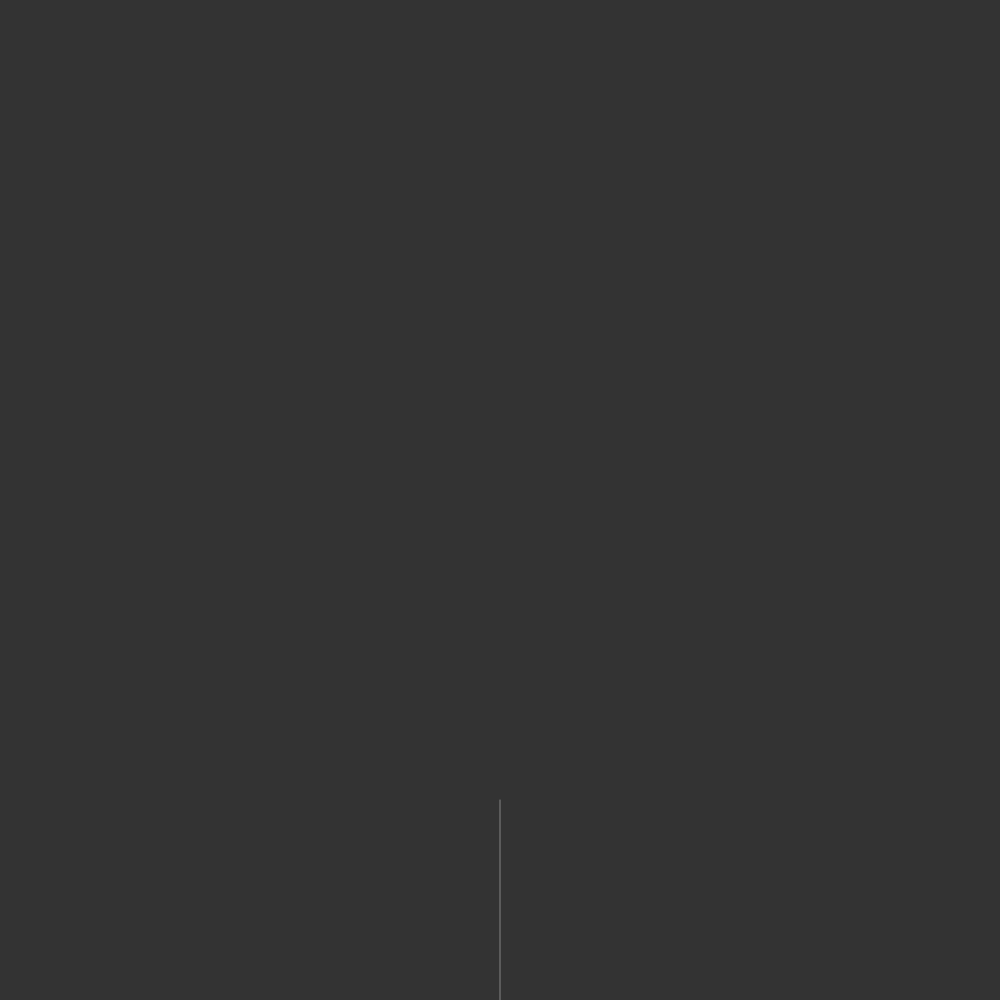
Frame 1 (no input)
Frame 60 (no input): identical to frame 1, image omitted
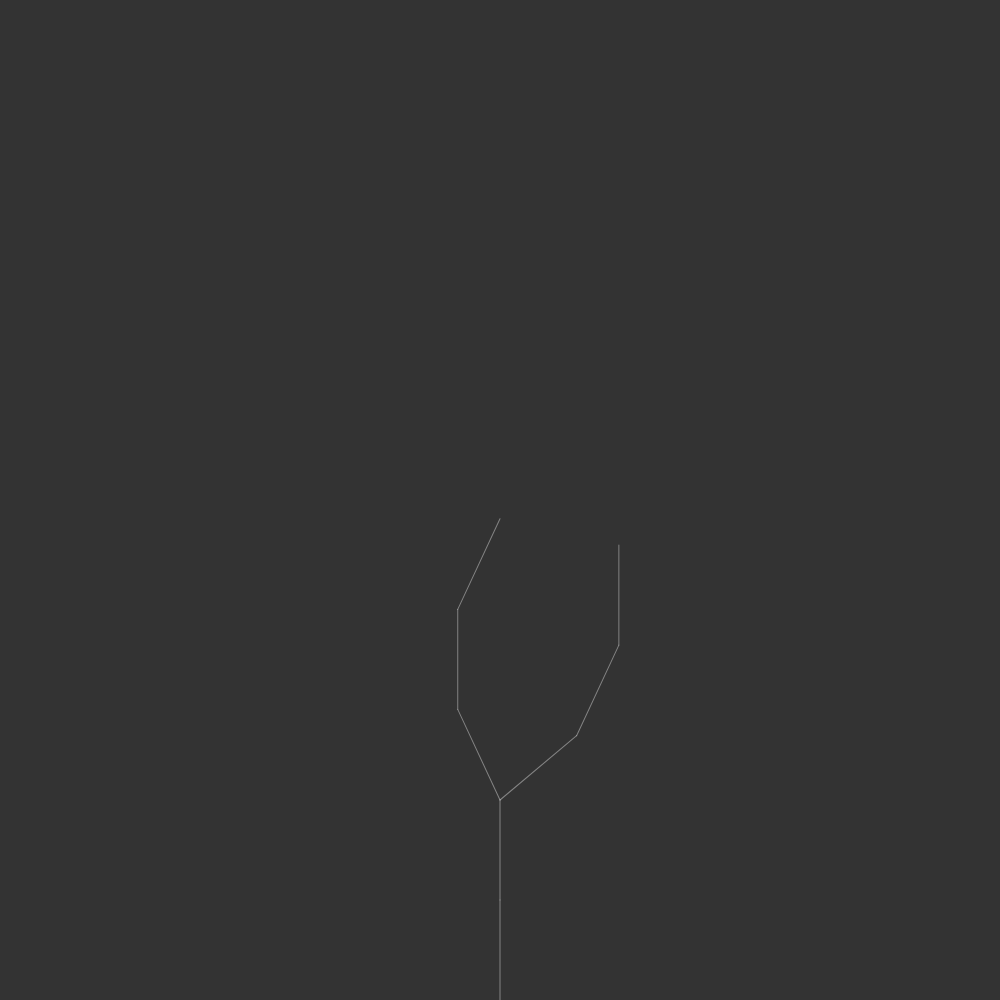
Frame 120 (the mouse pressed at the canvas centre since frame 60)

The p5.js sketch that drew these frames (run headless with seeded random() and noise() and a simulated clock; from frame 60 on, the mouse is pressed at the canvas centre):

// p5.js sketch
// ── sketch.js
var sentence = "F";
var angle;
var len = 200;

function setup() {
	createCanvas(1000, 1000);
	angle = radians(25);
  translate(width/2,height);
  console.log(sentence);
  turtle();




}

function draw() {

}

function generate() {
  var nextSentence = "";

  for(var i = 0; i < sentence.length;i++){
    switch (split(sentence,"")[i]) {
    case 'F':
      nextSentence += "FF+[+F-F-F]-[-F+F+F]";
      break;

    default:
      nextSentence += split(sentence,"")[i];
      break;
    }
  }

  sentence = nextSentence;
}


function turtle(){
  background(51);
  resetMatrix();
  stroke(255, 100);
  translate(width/2,height);
  for(var i = 0; i < sentence.length;i++){
    switch (split(sentence,"")[i]) {

    case 'F':
      line(0,0,0,-len);
      translate(0, -len);
      break;

    case '+':
      rotate(angle);
      break;

    case '-':
      rotate(-angle);
      break;

    case '[':
      push();
      break;

    case ']':
      pop();
      break;


    }
  }
  len = len*0.5;
}


function mousePressed(){
  generate();
  console.log(sentence);
  turtle();
}
